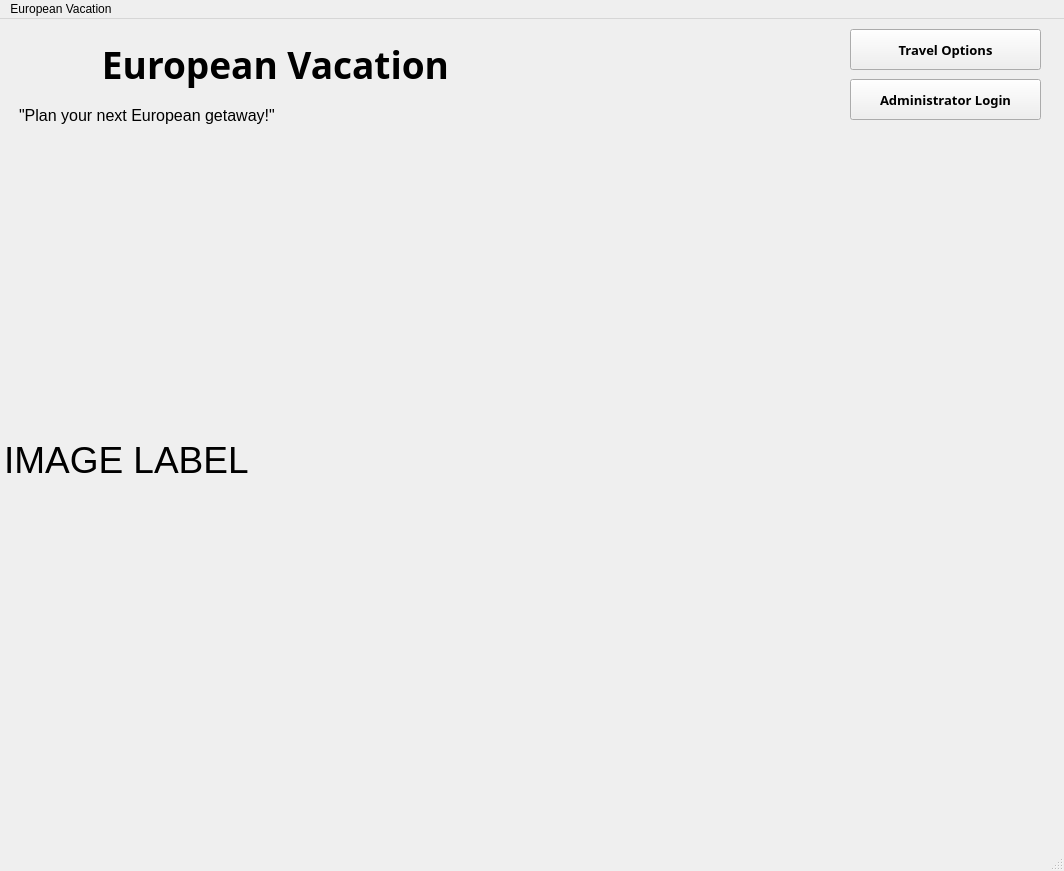
<?xml version="1.0" encoding="UTF-8"?>
<ui version="4.0">
 <class>MainWindow</class>
 <widget class="QMainWindow" name="MainWindow">
  <property name="geometry">
   <rect>
    <x>0</x>
    <y>0</y>
    <width>1064</width>
    <height>871</height>
   </rect>
  </property>
  <property name="windowTitle">
   <string>MainWindow</string>
  </property>
  <widget class="QWidget" name="centralwidget">
   <widget class="QPushButton" name="pushButton">
    <property name="geometry">
     <rect>
      <x>850</x>
      <y>10</y>
      <width>191</width>
      <height>41</height>
     </rect>
    </property>
    <property name="font">
     <font>
      <family>Arial Black</family>
      <pointsize>10</pointsize>
      <weight>75</weight>
      <bold>true</bold>
     </font>
    </property>
    <property name="text">
     <string>Travel Options</string>
    </property>
   </widget>
   <widget class="QPushButton" name="AdminPushButton">
    <property name="geometry">
     <rect>
      <x>850</x>
      <y>60</y>
      <width>191</width>
      <height>41</height>
     </rect>
    </property>
    <property name="font">
     <font>
      <family>Arial Black</family>
      <pointsize>10</pointsize>
      <weight>75</weight>
      <bold>true</bold>
     </font>
    </property>
    <property name="text">
     <string>Administrator Login</string>
    </property>
   </widget>
   <widget class="QLabel" name="ImageLabel">
    <property name="geometry">
     <rect>
      <x>4</x>
      <y>5</y>
      <width>1091</width>
      <height>871</height>
     </rect>
    </property>
    <property name="font">
     <font>
      <pointsize>28</pointsize>
     </font>
    </property>
    <property name="text">
     <string>IMAGE LABEL</string>
    </property>
   </widget>
   <widget class="QLabel" name="label">
    <property name="geometry">
     <rect>
      <x>10</x>
      <y>10</y>
      <width>531</width>
      <height>71</height>
     </rect>
    </property>
    <property name="font">
     <font>
      <family>Arial Black</family>
      <pointsize>28</pointsize>
      <weight>75</weight>
      <bold>true</bold>
     </font>
    </property>
    <property name="text">
     <string>European Vacation</string>
    </property>
    <property name="alignment">
     <set>Qt::AlignCenter</set>
    </property>
   </widget>
   <widget class="QLabel" name="label_2">
    <property name="geometry">
     <rect>
      <x>19</x>
      <y>66</y>
      <width>411</width>
      <height>61</height>
     </rect>
    </property>
    <property name="font">
     <font>
      <pointsize>12</pointsize>
     </font>
    </property>
    <property name="text">
     <string>&quot;Plan your next European getaway!&quot;</string>
    </property>
   </widget>
   <zorder>ImageLabel</zorder>
   <zorder>pushButton</zorder>
   <zorder>AdminPushButton</zorder>
   <zorder>label</zorder>
   <zorder>label_2</zorder>
  </widget>
  <widget class="QMenuBar" name="menubar">
   <property name="geometry">
    <rect>
     <x>0</x>
     <y>0</y>
     <width>1064</width>
     <height>25</height>
    </rect>
   </property>
   <widget class="QMenu" name="menuEuropean_Vacation">
    <property name="title">
     <string>European Vacation</string>
    </property>
   </widget>
   <addaction name="menuEuropean_Vacation"/>
  </widget>
  <widget class="QStatusBar" name="statusbar"/>
 </widget>
 <resources/>
 <connections/>
</ui>
